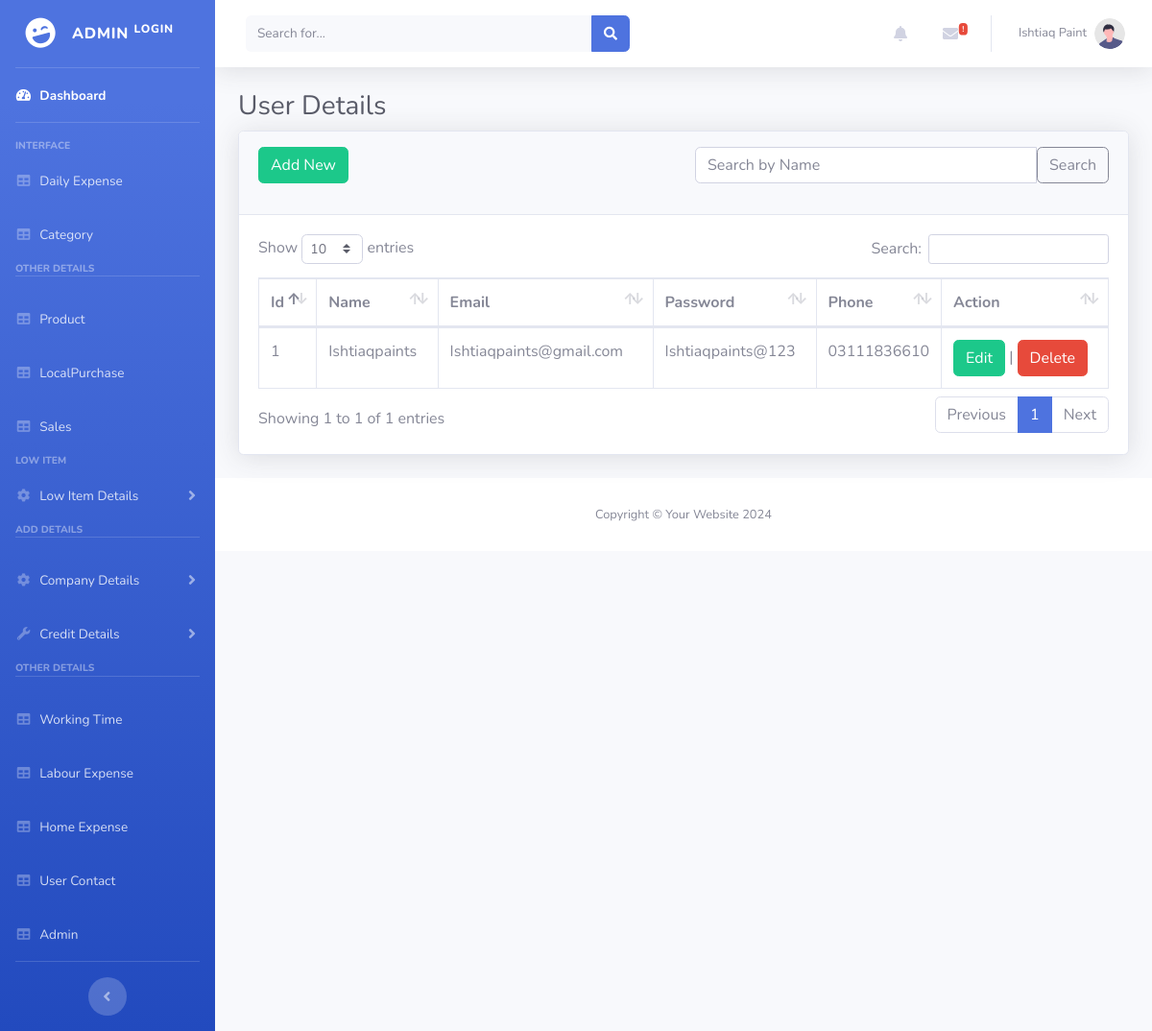
The app's page /admin/UserShow.php (signed in) with its own data.
### tables this page shows
CREATE TABLE `user` (
  `id` int(100) NOT NULL,
  `name` varchar(255) NOT NULL,
  `email` varchar(255) NOT NULL,
  `password` varchar(255) NOT NULL,
  `phone` varchar(255) NOT NULL
);

### admin/UserShow.php (the view, shortened to what this page needs)
<?php
include_once("DatabaseConn.php");
$searchTerm = '';
if (isset($_GET['search'])) {
    $searchTerm = htmlspecialchars($_GET['search']);
    $query = "SELECT * FROM `user` WHERE Name LIKE ?";
    $stmt = mysqli_prepare($conn, $query);
    mysqli_stmt_bind_param($stmt, "s", $searchTerm);
    mysqli_stmt_execute($stmt);
    $result = mysqli_stmt_get_result($stmt);
} else {
    $query = "SELECT * FROM `user`";
    $result = mysqli_query($conn, $query);
}
?>
<!DOCTYPE html>
<html lang="en">
<head>
    <link href="vendor/fontawesome-free/css/all.min.css" rel="stylesheet" type="text/css">
    <link href="css/sb-admin-2.min.css" rel="stylesheet">
    <link href="vendor/datatables/dataTables.bootstrap4.min.css" rel="stylesheet">
</head>
<body id="page-top">
<?php include_once("Header.php"); ?>
<div id="wrapper">
    <div id="content-wrapper" class="d-flex flex-column">
        <div id="content">
            <div class="container-fluid">
                <h1 class="h3 mb-2 text-gray-800">User Details</h1>
                <div class="card shadow mb-4">
                    <div class="card-header py-3">
                        <div class="row">
                            <div class="col-md-6">
                                <a href="UserAddForm.php" class="btn btn-success">Add New</a>
                            </div>
                            <div class="col-md-6">
                                <form method="GET" action="">
                                    <div class="input-group mb-3">
                                        <input type="text" class="form-control" placeholder="Search by Name" name="search" value="<?php echo $searchTerm; ?>">
                                        <button class="btn btn-outline-secondary" type="submit">Search</button>
                                    </div>
                                </form>
                            </div>
                        </div>
                    </div>
                    <div class="card-body">
                        <div class="table-responsive">
                            <table class="table table-bordered" id="dataTable" width="100%" cellspacing="0">
                                <thead>
                                    <tr>
                                        <th>Id</th>
                                        <th>Name</th>
                                        <th>Email</th>
                                        <th>Password</th>
                                        <th>Phone</th>
                                        <th>Action</th>
                                    </tr>
                                </thead>
                                <tbody>
                                    <?php
                                    if(mysqli_num_rows($result)) {
                                        while($row = mysqli_fetch_array($result)) {
                                    ?>
                                        <tr>
                                            <td><?php echo $row[0];?></td>
                                            <td><?php echo $row[1];?></td>
                                            <td><?php echo $row[2];?></td>
                                            <td><?php echo $row[3];?></td>
                                            <td><?php echo $row[4];?></td>
                                            <td><a href="UserEdit.php?id=<?=$row['id']?>" class="btn btn-success" >Edit</a> | <a href="UserRemove.php?id=<?=$row['id']?>" class="btn btn-danger">Delete</a></td>
                                        </tr>
                                    <?php
                                        }
                                    }
                                    ?>
                                </tbody>
                            </table>
                        </div>
                    </div>
                </div>
            </div>
        </div>
        <footer class="sticky-footer bg-white">
            <div class="container my-auto">
                <div class="copyright text-center my-auto">
                    <div class="text-muted">Copyright &copy; Your Website <?php echo date("Y"); ?></div>
                </div>
            </div>
        </footer>
    </div>
</div>
</body>
</html>

### records on screen
user: id "1", name "Ishtiaqpaints", email "Ishtiaqpaints@gmail.com", password "Ishtiaqpaints@123", phone "03111836610"
